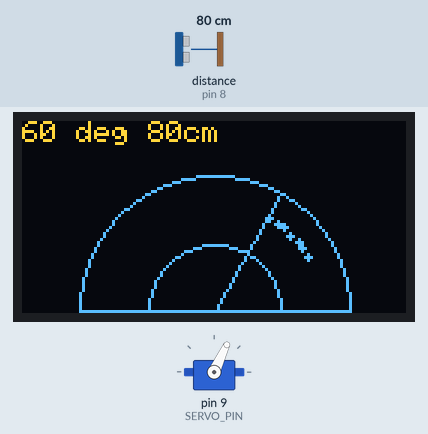
Simulated run of this sketch. Board: Arduino Uno, built with avr-gcc and run on an emulated ATmega328P. Shown: 128×64 one-colour display, servo. Wiring (inferred from the names in the program): ultrasonic range finder: trigger pin 7; echo pin 8. Inputs (shaded band) come from the test bench; at power-on: distance to the obstacle (sensor on pin 8) 80 cm. The echo pulse lasts 58.3 µs per cm; the OLED is the two-colour kind (top 16 rows yellow); what the sketch prints to the serial monitor is not drawn.

Above: at 3.3 s.
3.4 s: distance to the obstacle (sensor on pin 8) set to 2 cm
At 3.82 s:
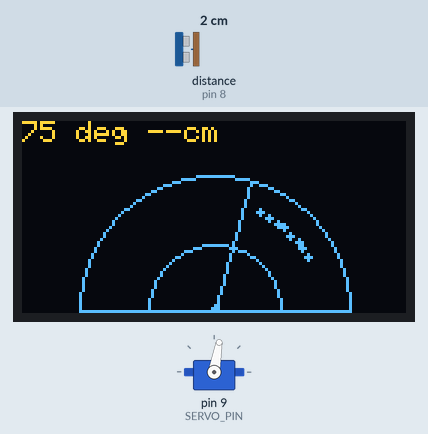
5.7 s: distance to the obstacle (sensor on pin 8) set to 4 cm
At 5.89 s:
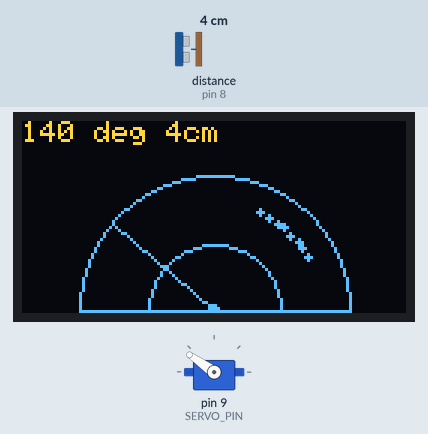
7.7 s: distance to the obstacle (sensor on pin 8) set to 2 cm
At 21.87 s:
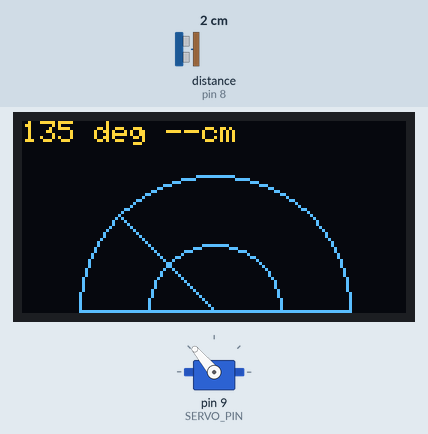
Timing chart, 0 to 23.4 s (numbered marks = the images above; inputs shaded):
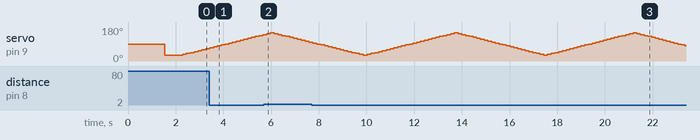

The sketch:

ultrazvukovy_radar.ino
```cpp
// Shieldio RED: ultrasonic scanner, NOT a radio radar.
// Requires HC-SR04 mounted on the servo, flexible wires and adequate servo power.
#include <Wire.h>
#include <Servo.h>
#include <Adafruit_GFX.h>
#include <Adafruit_SSD1306.h>
#include <math.h>

const uint8_t TRIG_PIN = 7, ECHO_PIN = 8, SERVO_PIN = 9;
const uint8_t OLED_ADDRESS = 0x3C;
const int MIN_ANGLE = 30, MAX_ANGLE = 150, STEP_ANGLE = 5;
const uint8_t POINT_COUNT = (MAX_ANGLE - MIN_ANGLE) / STEP_ANGLE + 1;
const uint16_t RANGE_CM = 100;
const float RADIUS_PX = 45.0f;
// Set to -1 if the servo's physical left/right direction is mirrored.
const int8_t X_DIRECTION = 1;
uint16_t distances[POINT_COUNT]; // 0 = no valid point; only the latest sample per angle.
int angle = MIN_ANGLE, direction = STEP_ANGLE;
Servo scanner;
Adafruit_SSD1306 display(128, 64, &Wire, -1);
bool oledReady = false;

float measureCm() {
  digitalWrite(TRIG_PIN, LOW); delayMicroseconds(2);
  digitalWrite(TRIG_PIN, HIGH); delayMicroseconds(10);
  digitalWrite(TRIG_PIN, LOW);
  unsigned long duration = pulseIn(ECHO_PIN, HIGH, 30000UL);
  if (!duration) return -1.0f;
  float cm = duration * 0.0343f / 2.0f;
  return (cm >= 2.0f && cm <= 400.0f) ? cm : -1.0f;
}

void drawScan(float cm) {
  if (!oledReady) return;
  display.clearDisplay();
  display.setTextColor(SSD1306_WHITE);
  display.setTextSize(1);
  display.setCursor(0, 0);
  display.print(angle); display.print(F(" deg "));
  if (cm < 0) display.print(F("--")); else display.print(cm, 0);
  display.print(F("cm"));
  // Origin at (64,63); arcs are clipped at the bottom of the display.
  display.drawCircle(64, 63, 45, SSD1306_WHITE);
  display.drawCircle(64, 63, 22, SSD1306_WHITE);
  display.drawLine(19, 63, 109, 63, SSD1306_WHITE);
  for (uint8_t i = 0; i < POINT_COUNT; i++) {
    if (!distances[i]) continue;
    float a = (MIN_ANGLE + i * STEP_ANGLE) * DEG_TO_RAD;
    float r = distances[i] * RADIUS_PX / RANGE_CM;
    int x = 64 + X_DIRECTION * lroundf(r * cos(a));
    int y = 63 - lroundf(r * sin(a));
    display.fillCircle(x, y, 1, SSD1306_WHITE);
  }
  float a = angle * DEG_TO_RAD;
  display.drawLine(64, 63, 64 + X_DIRECTION * lroundf(RADIUS_PX * cos(a)),
                   63 - lroundf(RADIUS_PX * sin(a)), SSD1306_WHITE);
  display.display();
}

void setup() {
  pinMode(TRIG_PIN, OUTPUT); pinMode(ECHO_PIN, INPUT);
  digitalWrite(TRIG_PIN, LOW);
  Serial.begin(115200);
  Wire.begin();
  Wire.beginTransmission(OLED_ADDRESS);
  oledReady = Wire.endTransmission() == 0;
  if (oledReady) oledReady = display.begin(SSD1306_SWITCHCAPVCC, OLED_ADDRESS);
  if (!oledReady) Serial.println(F("OLED unavailable; serial output remains active."));
  scanner.attach(SERVO_PIN);
  scanner.write(90); // Fit the sensor facing forward at this position, with power off.
  delay(1500);
  scanner.write(MIN_ANGLE);
  delay(600); // Let the first large movement settle.
  Serial.println(F("angle_deg,distance_cm"));
}

void loop() {
  scanner.write(angle);
  delay(120); // Settle the mechanism; also separates ultrasonic bursts.
  float cm = measureCm();
  uint8_t index = (angle - MIN_ANGLE) / STEP_ANGLE;
  distances[index] = (cm >= 2 && cm <= RANGE_CM) ? (uint16_t)(cm + 0.5f) : 0;
  Serial.print(angle); Serial.print(','); Serial.println(cm, 1);
  drawScan(cm);
  if (angle >= MAX_ANGLE) direction = -STEP_ANGLE;
  if (angle <= MIN_ANGLE) direction = STEP_ANGLE;
  angle += direction;
}
```

Measured:
- the behaviour switches between 2 and 3 cm on distance to the obstacle (sensor on pin 8) (found by bisection; images 1 and 2)
- after the input at 7.7 s, the display: first changes after 0.05 s (image 3 shows a later state)
